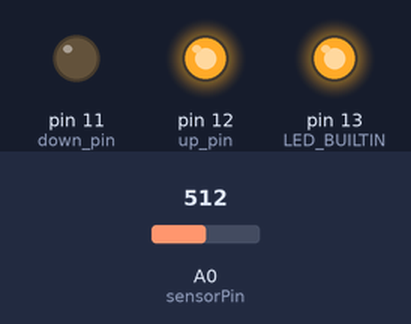
Bench run of a sketch on a simulated Arduino Uno, built with avr-gcc and run on an emulated ATmega328P. On the bench: output pins drawn as LEDs (lit = HIGH). The inputs (shaded band) are chosen by the test bench; at power-on: A0 (sensorPin) = 512.

Above: at 1.1 s.
At 16.1 s:
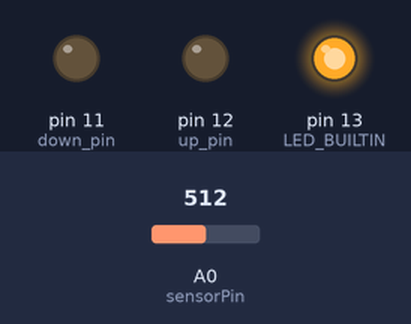
At 17.1 s:
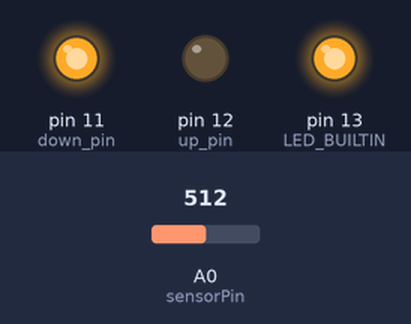
At 19.6 s:
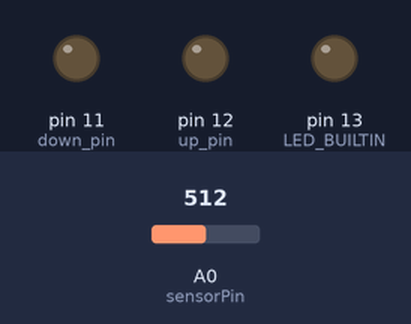
At 49.6 s:
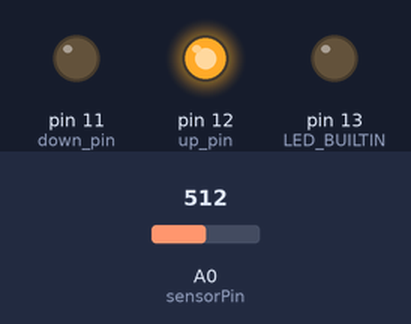
At 65.6 s:
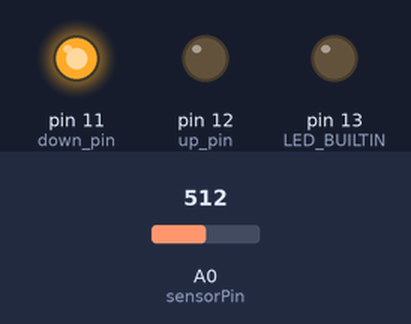
Timing chart, 0 to 69.5 s (numbered marks = the images above):
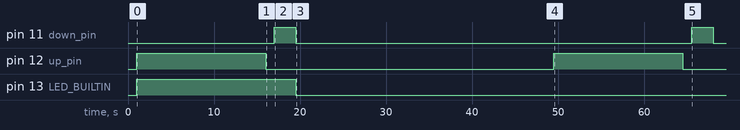

The sketch:

DeskController.ino
```cpp
/*

*/

int up_pin = 12;
int down_pin = 11;
unsigned long last_heartbeat = 0;
const unsigned long WAIT_BEFORE_RAISE = 30000L; //30s
const unsigned long RAISE_TIME = 15000L; //15s
const unsigned long LOWER_TIME = 2500L; //2.5s
int sensorPin = A0;    // select the input pin for the potentiometer
int sensorValue = 0;  // variable to store the value coming from the sensor


// the setup function runs once when you press reset or power the board
void setup() {
  pinMode(up_pin, OUTPUT);
  pinMode(down_pin, OUTPUT);
  pinMode(LED_BUILTIN, OUTPUT);
  pinMode(sensorPin, INPUT);

  delay(1000);
  digitalWrite(LED_BUILTIN, HIGH);
  raise();
  digitalWrite(LED_BUILTIN, LOW);

  Serial.begin(9600);
  while (!Serial) {
    ; // wait for serial port to connect. Needed for native USB port only
  }
  last_heartbeat = millis();
  while (Serial.available() > 0 && millis() - last_heartbeat < 1000) {
    Serial.read();  // read and discard any input
  }

}

boolean raised() {
  return analogRead(sensorPin) < 100;
}

void raise() {
    if(raised()) {
      return;
    }
    digitalWrite(up_pin, HIGH);
    delay(RAISE_TIME);
    digitalWrite(up_pin, LOW);
    delay(1000);
    digitalWrite(down_pin, HIGH);
    delay(LOWER_TIME);
    digitalWrite(down_pin, LOW);

}

// the loop function runs over and over again forever
void loop() {
  int inByte = 0;
  if (Serial.available() > 0) {
    digitalWrite(LED_BUILTIN, HIGH);
    // get incoming byte:
    inByte = Serial.read();
    unsigned long now = millis ();
    while (Serial.available() > 0 && millis() - now < 1000) {
      Serial.read();  // read and discard any input
    }
    last_heartbeat = millis();
    delay(300);
    digitalWrite(LED_BUILTIN, LOW);
    delay(300);
  } else {
    digitalWrite(LED_BUILTIN, LOW);
    if(raised() == false && last_heartbeat > 0 && millis() - last_heartbeat > WAIT_BEFORE_RAISE) {
      raise();
      last_heartbeat = 0;
    }
    delay(300);
  }
}
```

Measured:
- by itself, pin 11 (down_pin): HIGH → LOW at 19.5 s, → HIGH 46.0 s later, → LOW 2.5 s later
- by itself, pin 12 (up_pin): HIGH → LOW at 16.0 s, → HIGH 33.5 s later, → LOW 15.0 s later
